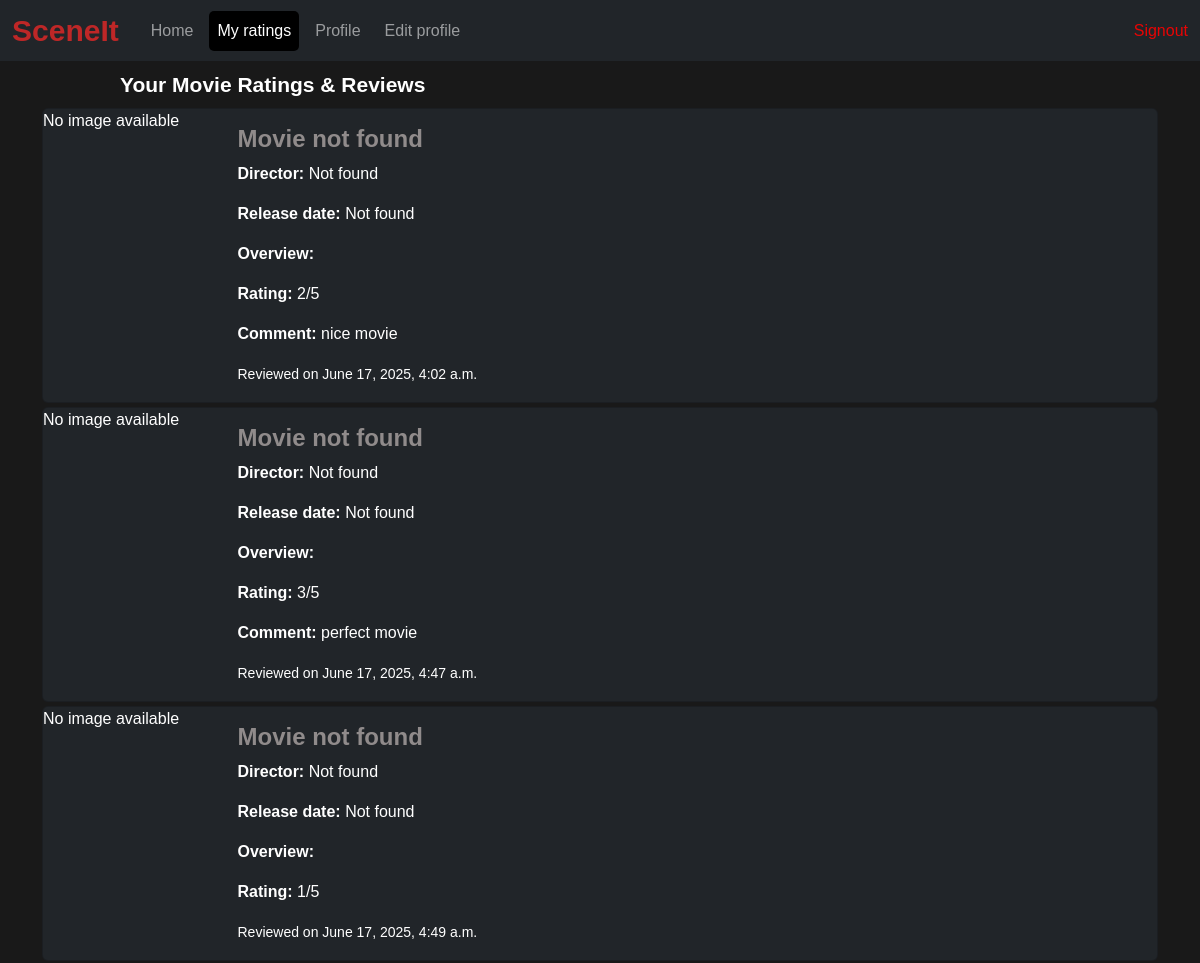
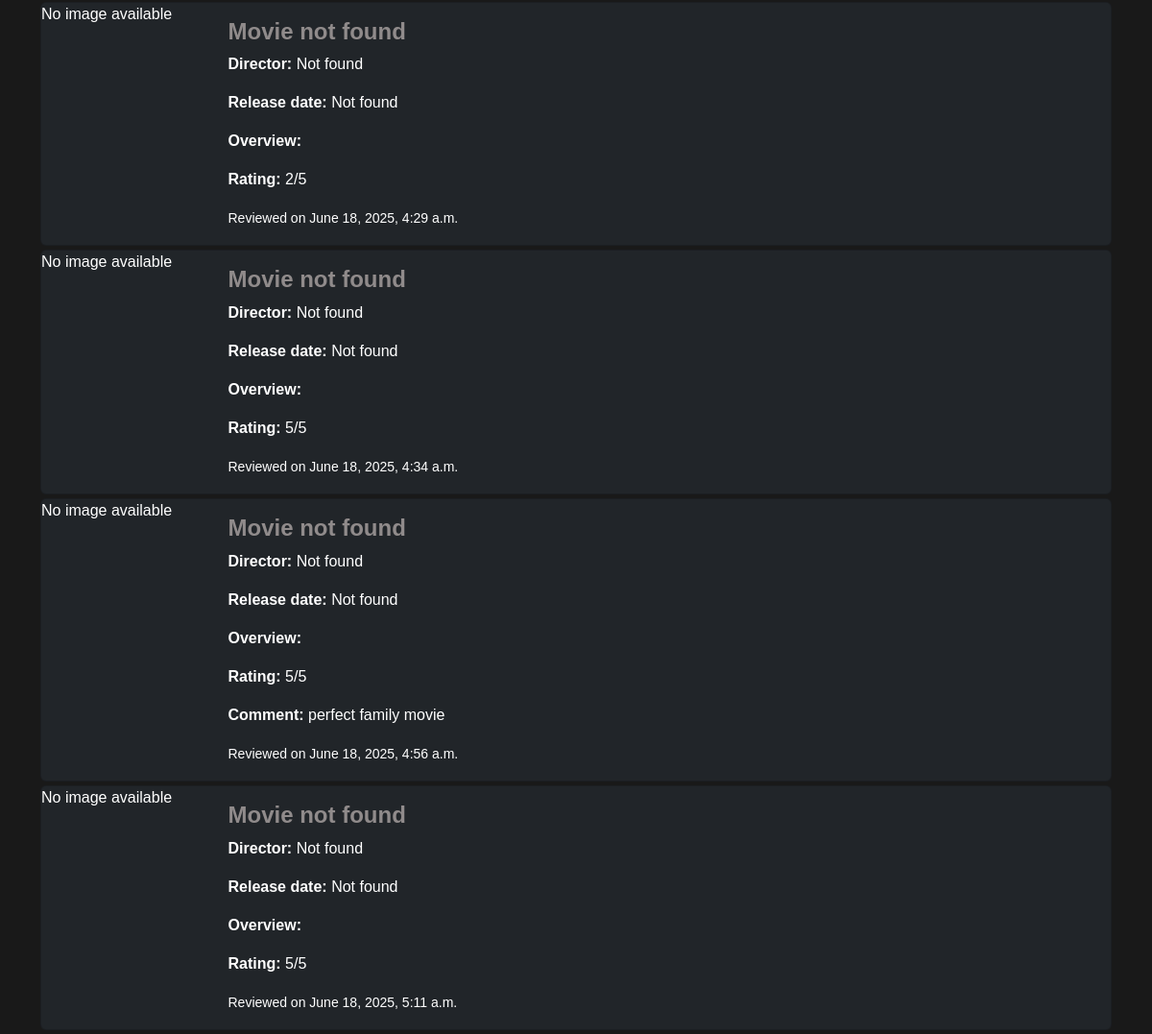
The app's page /movie_rating_list (signed in), older data (2 pictures, top to bottom).
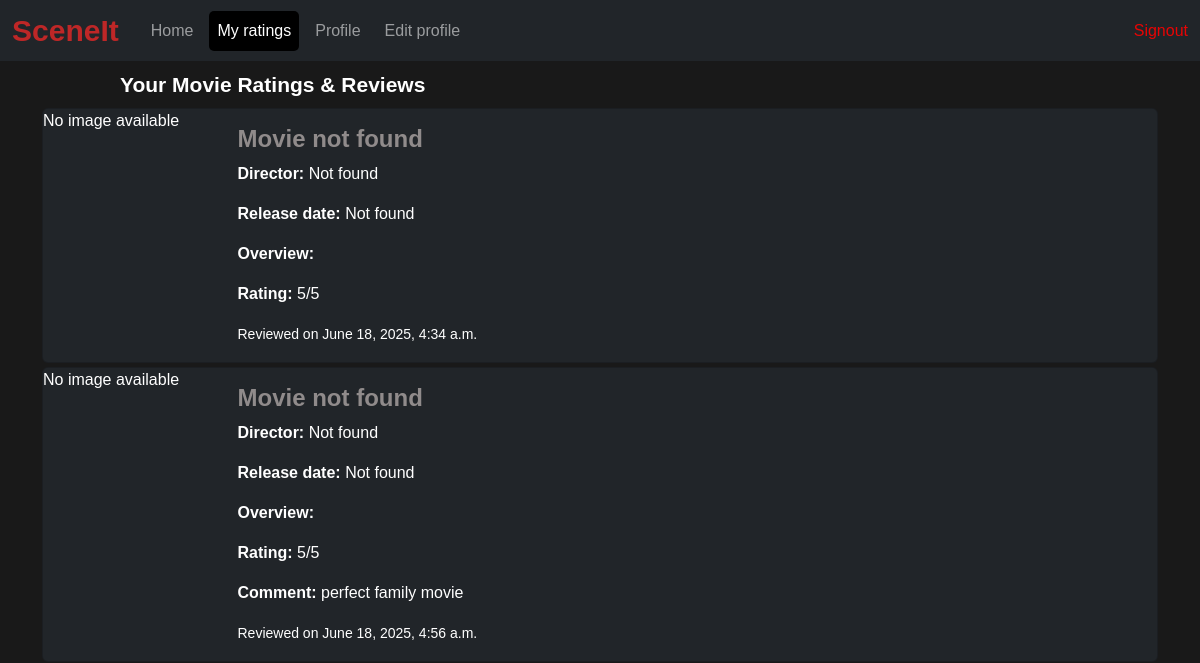
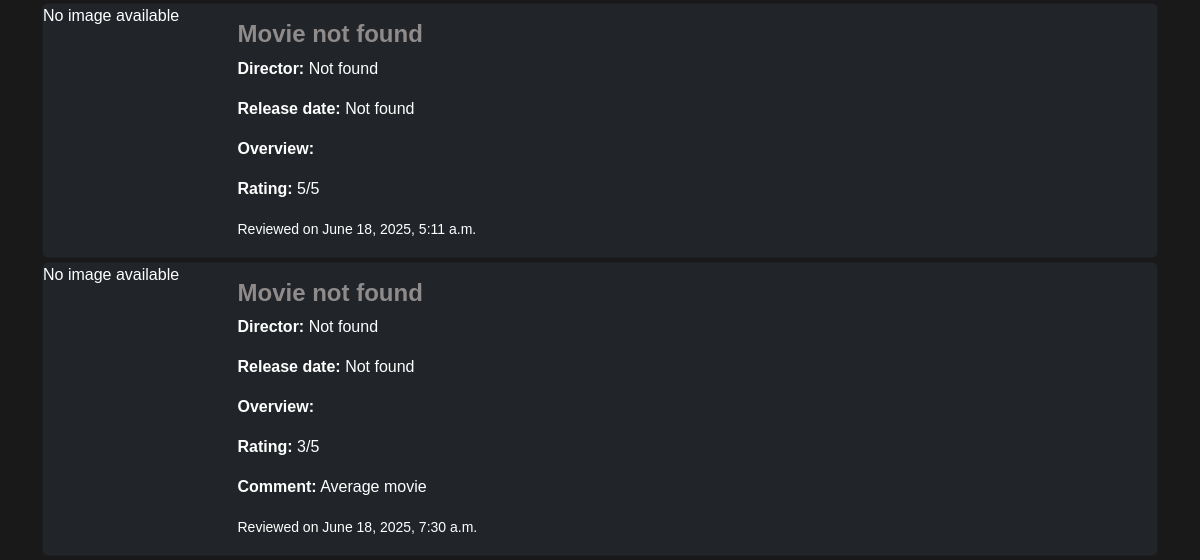
The same page, newer data (2 pictures, top to bottom).
### movies/models.py (models this page shows, shortened)
class Review(models.Model):
    user=models.ForeignKey(UserInfo,on_delete=models.CASCADE)
    movie_id=models.IntegerField()
    rating=models.PositiveIntegerField(default=1)
    comment=models.TextField(blank=True)
    created_at=models.DateTimeField(auto_now_add=True)

### movies/views.py (the view)
# urls.py: path('movie_rating_list',movies_view.movie_rating_list,name='movie_rating_list'),
@login_required
def movie_rating_list(request):
    user = request.user
    reviews = Review.objects.filter(user=user)
    rated_movies = []
    for review in reviews:
        try:
            tmdb_url = f"https://api.themoviedb.org/3/movie/{review.movie_id}?api_key={API_KEY}&language=en-US"
            response = requests.get(tmdb_url, timeout=5)
            response.raise_for_status()
            movie_data = response.json()
            director = get_movie_credits(review.movie_id)
            rated_movies.append({
                "movie": {"id": review.movie_id,"title": movie_data.get("title"),"poster_path": movie_data.get("poster_path"),"director": director,"year":movie_data.get("release_date"),"overview": movie_data.get("overview"),},
                "review": {"rating": review.rating,"comment": review.comment,"created_at": review.created_at,}})
        except Exception as e:
            print(f"Error fetching movie {review.movie_id}: {e}")
            rated_movies.append({
                "movie": {"id": review.movie_id,"title": "Movie not found","poster_path": None,"director": "Not found","year":"Not found","overview": "",},
                "review": {"rating": review.rating,"comment": review.comment,"created_at": review.created_at,}})
    return render(request, 'movie_rating_list.html', {'rated_movies': rated_movies})

### movies/templates/movie_rating_list.html (shortened to what this page needs)
{% extends 'user_profile.html' %}
{% block content %}
{% load static %}
<h5 class="rating_heading">Your Movie Ratings & Reviews</h5>
<div class="container">
  {% for item in rated_movies %}
    <div class="card mb-1 bg-dark text-white">
      <div class="row g-0">
        <div class="col-md-3">
          {% if item.movie.poster_path %}
            <img src="https://image.tmdb.org/t/p/w200{{ item.movie.poster_path }}" class="img-fluid rounded-start" alt="{{ item.movie.title }}">
          {% else %}
            <p>No image available</p>
          {% endif %}
        </div>
        <div class="col-md-8">
          <div class="card-body">
            <h4 class="card-title"><strong>{{ item.movie.title }}</strong></h4>
            <p class="director"><strong>Director:</strong> {{ item.movie.director }}</p>
            <p class="year"><strong>Release date:</strong> {{item.movie.year}}</p>
            <p class="overview"><strong>Overview:</strong> {{item.movie.overview}}</p>
            <p class="card-text"><strong>Rating:</strong> {{ item.review.rating }}/5</p>
            {% if item.review.comment %}
              <p class="card-text"><strong>Comment:</strong> {{ item.review.comment }}</p>
            {% endif %}
            <p class="card-text"><small class="text">Reviewed on {{ item.review.created_at|date:"F j, Y, g:i a" }}</small></p>
          </div>
        </div>
      </div>
    </div>
  {% empty %}
    <p class="text-white text-center">You haven't reviewed any movies yet.</p>
  {% endfor %}
</div>
{% endblock %}

Row changes from the older to the newer data that the page shows:
removed Review: review.comment "nice movie", review.created_at "June 17, 2025, 4:02 a.m."
removed Review: review.comment "perfect movie", review.created_at "June 17, 2025, 4:47 a.m."
removed Review: review.created_at "June 17, 2025, 4:49 a.m."
removed Review: review.created_at "June 18, 2025, 4:29 a.m."
added Review: review.comment "Average movie", review.created_at "June 18, 2025, 7:30 a.m."
Text that changed along with them:
new list line: "No image available Movie not found Director: Not found Release date: Not found Overview: Rating: 3 /5 Comment: Reviewed on"
list line gone: "No image available Movie not found Director: Not found Release date: Not found Overview: Rating: 2 /5 Comment: Reviewed on"
list line gone: "No image available Movie not found Director: Not found Release date: Not found Overview: Rating: 3 /5 Comment: Reviewed on"
list line gone: "No image available Movie not found Director: Not found Release date: Not found Overview: Rating: 1 /5 Reviewed on"
list line gone: "No image available Movie not found Director: Not found Release date: Not found Overview: Rating: 2 /5 Reviewed on"
